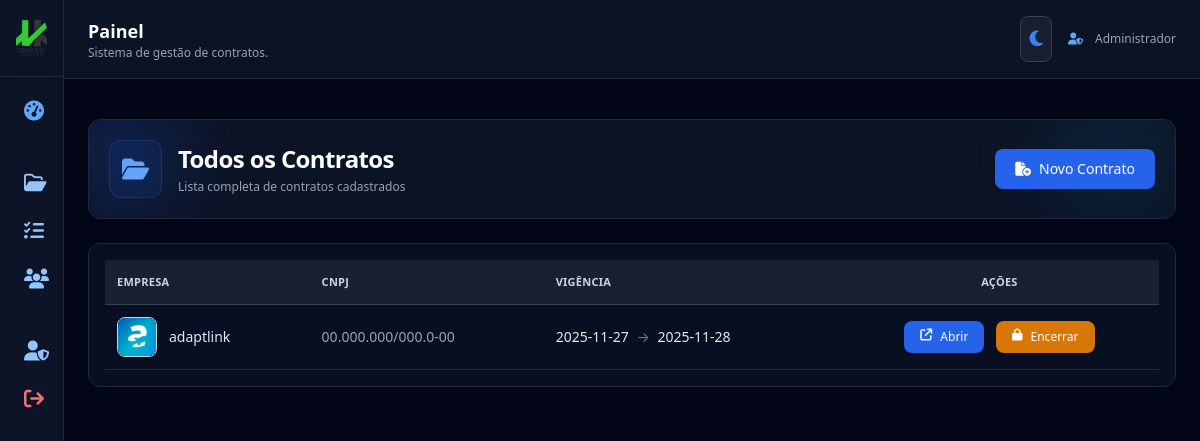
The app's page /contracts (signed in), older data.
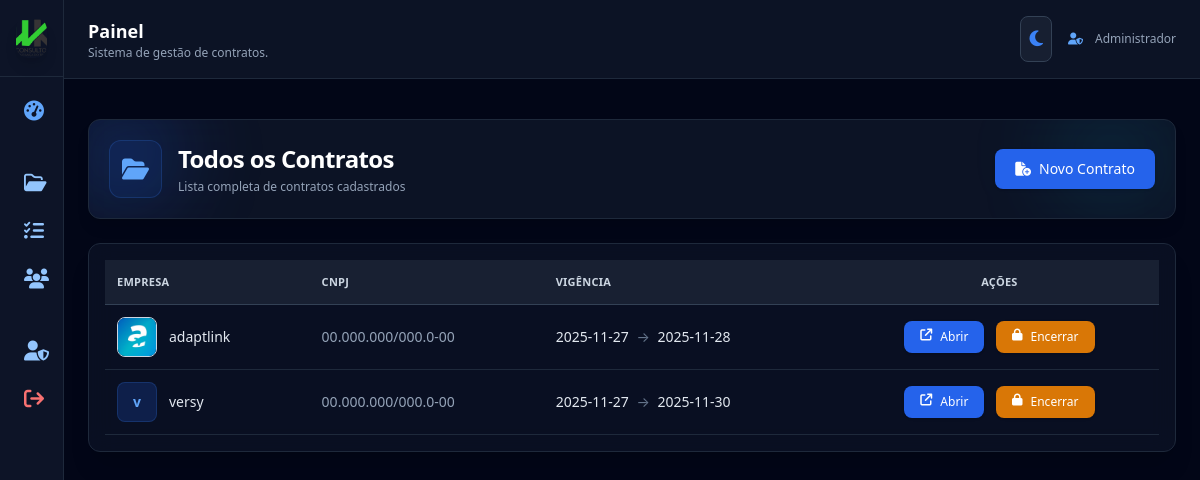
The same page, newer data.
### app.py (models this page shows)
class Contract(db.Model):
    id = db.Column(db.Integer, primary_key=True)
    company_id = db.Column(db.Integer, db.ForeignKey("company.id"))
    description = db.Column(db.Text)
    start_date = db.Column(db.String(20))
    end_date = db.Column(db.String(20))
    status = db.Column(db.String(20), default="ativo")
    company = db.relationship("Company")

class Company(db.Model):
    __tablename__ = "company"
    id = db.Column(db.Integer, primary_key=True)
    name = db.Column(db.String(120), nullable=False)
    cnpj = db.Column(db.String(20), nullable=False)
    created_at = db.Column(db.DateTime, default=datetime.utcnow)
    active = db.Column(db.Boolean, default=True)
    logo = db.Column(db.String(255), nullable=True)

### app.py (the view)
@app.route("/contracts")
@login_required
def lista_contratos():
    contracts = Contract.query.all()
    return render_template("contracts.html", contracts=contracts)

### app.py (called while the page is built, shortened)
@login_manager.user_loader
def load_user(user_id):
    return User.query.get(int(user_id))

@app.before_request
def criar_admin_automatico():
    admin = User.query.filter_by(email="admin@admin.com").first()

### templates/contracts.html (shortened to what the changed rows need)
{% extends "base.html" %}
{% block content %}
<section class="mb-6 relative">
  <div class="rounded-xl p-5
              bg-white/60 dark:bg-slate-900/80
              shadow-lg
              border border-slate-300 dark:border-slate-800
              backdrop-blur-xl overflow-hidden relative">
    <div class="relative flex items-center justify-between">
      <div class="flex items-center gap-4">
        <div>
          <h1 class="text-2xl font-bold text-slate-800 dark:text-white tracking-tight">
            Todos os Contratos
          </h1>
        </div>
      </div>
    </div>
  </div>
</section>
<div class="rounded-xl shadow-xl border
            border-slate-300 dark:border-slate-800
            bg-white/70 dark:bg-slate-900/60 backdrop-blur-md p-4">
  <table class="w-full text-sm">
    <thead class="bg-slate-200 dark:bg-slate-800/70
                  text-slate-700 dark:text-slate-300
                  text-[11px] uppercase tracking-wide
                  border-b border-slate-400 dark:border-slate-700">
      <tr>
        <th class="p-3 text-left">Empresa</th>
        <th class="p-3 text-left">CNPJ</th>
        <th class="p-3 text-left">Vigência</th>
        <th class="p-3 text-center">Ações</th>
      </tr>
    </thead>
    <tbody class="text-slate-700 dark:text-slate-200">
      {% for c in contracts %}
      <tr class="border-b border-slate-300 dark:border-slate-800
                 hover:bg-slate-100 dark:hover:bg-slate-800/40 transition
                 {% if c.status == 'encerrado' %} bg-red-50 dark:bg-red-900/20 {% endif %}">
        <td class="p-3 flex items-center gap-3 font-medium">
          {% if c.company.logo %}
            <img src="/{{ c.company.logo }}"
                 class="w-10 h-10 rounded-lg border border-slate-300 object-cover">
          {% else %}
            <div class="w-10 h-10 bg-blue-500/10 dark:bg-blue-600/20
                        text-blue-700 dark:text-blue-400 rounded-lg flex items-center justify-center
                        font-bold border border-blue-300/40 dark:border-blue-500/20 text-sm">
              {{ c.company.name[0] }}
            </div>
          {% endif %}
          <div class="flex flex-col">
            {{ c.company.name }}
          </div>
        </td>
        <td class="p-3 text-slate-600 dark:text-slate-400 text-sm">
          {{ c.company.cnpj }}
        </td>
        <td class="p-3">
          <span class="font-medium">{{ c.start_date }}</span>
          <span class="text-slate-500 px-1">→</span>
          <span class="font-medium">{{ c.end_date }}</span>
        </td>
        <td class="p-3 space-x-2 text-center">
          <a href="/contract/{{ c.id }}"
            class="px-4 py-2 bg-blue-600 hover:bg-blue-700 text-white text-xs
                   rounded-lg shadow inline-flex gap-2 transition">
            <i class="fa-solid fa-arrow-up-right-from-square"></i> Abrir
          </a>
          {% if c.status == 'ativo' %}
          <button onclick="abrirModalEncerrar({{ c.id }})"
            class="px-4 py-2 bg-amber-600 hover:bg-amber-700
                   text-white text-xs rounded-lg shadow inline-flex gap-2 transition">
            <i class="fa-solid fa-lock"></i> Encerrar
          </button>
          {% else %}
          <button onclick="abrirModalExcluir({{ c.id }})"
            class="px-4 py-2 bg-red-600 hover:bg-red-700
                   text-white text-xs rounded-lg shadow inline-flex gap-2 transition">
            <i class="fa-solid fa-trash"></i> Excluir
          </button>
          {% endif %}
        </td>
      </tr>
      {% endfor %}
    </tbody>
  </table>
</div>
{% endblock %}

Row changes from the older to the newer data that the page shows:
added Contract: company "v", company.name "versy", company.cnpj "00.000.000/000.0-00", start_date "2025-11-27", end_date "2025-11-30"
